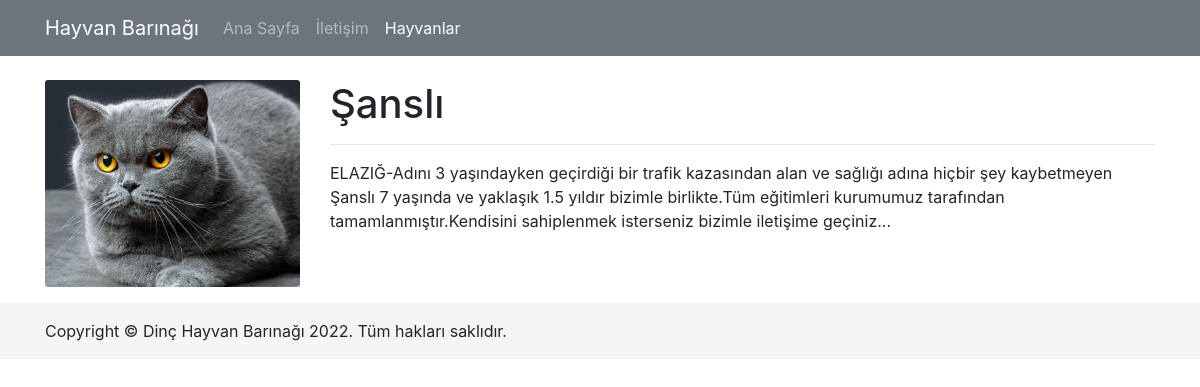
/hayvanlar/2, run on the app's committed database.
### hayvanlar/models.py (models this page shows, shortened)
class Hayvan(models.Model):
    name = models.CharField(max_length=50,verbose_name='Hayvan Adı:')
    description = models.TextField(verbose_name='Açıklama')
    image = models.CharField(max_length=25,verbose_name='Hayvan Resmi:')
    created_date = models.DateTimeField(auto_now_add=True,verbose_name='Aramıza Katılma Tarihi')
    isAvailable = models.BooleanField(default =True)
    def get_image_path(self):
        return '/img/' + self.image

### hayvanlar/views.py (the view)
# urls.py: path('<int:hayvan_id>', views.detail, name= 'detail'),
def detail(request,hayvan_id):
    hayvan = get_object_or_404(Hayvan,pk = hayvan_id)
    context = {
        'hayvan':hayvan
    }
    return render(request,'hayvanlar/detail.html',context)

### templates/hayvanlar/detail.html
{% extends 'layout.html' %}
{% load static %}
{% block content %}
    <div class="row">
        <div class="col-md-3">
            <img class = "card-img" src="{% static hayvan.get_image_path %}" alt="">
        </div>
        <div class="col-md-9">
            <h1>{{hayvan.name}}</h1>
            <hr>
            <p>
                {{hayvan.description}}
            </p>
        </div>
    </div>
{% endblock %}

### data on the page
Hayvan: image (picture), name "Şanslı", description "ELAZIĞ-Adını 3 yaşındayken geçirdiği bir trafik kazasından alan ve sağlığı adına hiçbir şey kaybetmeyen Şanslı 7 yaşında ve yaklaşık 1.5 yıldır bizimle birlikte.Tüm eğitimleri kurumumuz tarafından tamamlanmıştır.Kendisini sahiplenmek isterseniz bizimle iletişime geçiniz..."
